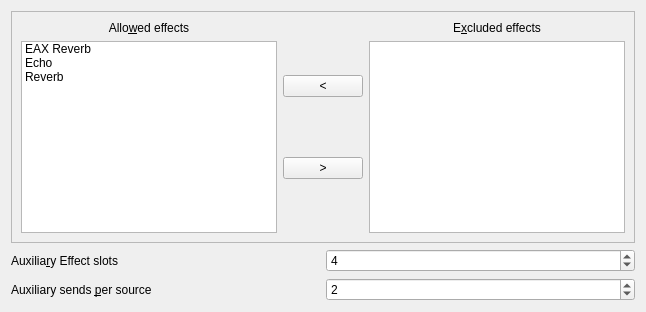
      <widget class="QWidget" name="Effects_tab">
       <attribute name="title">
        <string>&amp;Effects</string>
       </attribute>
       <layout class="QGridLayout" name="gridLayout_16">
        <item row="0" column="0" colspan="2">
         <widget class="QFrame" name="frame">
          <property name="frameShape">
           <enum>QFrame::StyledPanel</enum>
          </property>
          <property name="frameShadow">
           <enum>QFrame::Raised</enum>
          </property>
          <layout class="QGridLayout" name="gridLayout_17">
           <item row="0" column="0">
            <layout class="QHBoxLayout" name="horizontalLayout_8">
             <item>
              <layout class="QVBoxLayout" name="verticalLayout_6">
               <item>
                <widget class="QLabel" name="label_16">
                 <property name="text">
                  <string>Allo&amp;wed effects</string>
                 </property>
                 <property name="alignment">
                  <set>Qt::AlignCenter</set>
                 </property>
                 <property name="buddy">
                  <cstring>allowed_effects_listWidget</cstring>
                 </property>
                </widget>
               </item>
               <item>
                <widget class="QListWidget" name="allowed_effects_listWidget">
                 <property name="toolTip">
                  <string>Sets which effects to exclude, preventing apps from using them.
This can help for apps that try to use effects which are too CPU intensive for the system to handle.</string>
                 </property>
                 <item>
                  <property name="text">
                   <string>EAX Reverb</string>
                  </property>
                 </item>
                 <item>
                  <property name="text">
                   <string>Echo</string>
                  </property>
                 </item>
                 <item>
                  <property name="text">
                   <string>Reverb</string>
                  </property>
                 </item>
                </widget>
               </item>
              </layout>
             </item>
             <item>
              <layout class="QVBoxLayout" name="verticalLayout_4">
               <item>
                <widget class="QPushButton" name="allow_effect_pushButton">
                 <property name="text">
                  <string>&lt;</string>
                 </property>
                </widget>
               </item>
               <item>
                <widget class="QPushButton" name="exclude_effect_pushButton">
                 <property name="text">
                  <string>&gt;</string>
                 </property>
                </widget>
               </item>
              </layout>
             </item>
             <item>
              <layout class="QVBoxLayout" name="verticalLayout_5">
               <item>
                <widget class="QLabel" name="label_17">
                 <property name="text">
                  <string>E&amp;xcluded effects</string>
                 </property>
                 <property name="alignment">
                  <set>Qt::AlignCenter</set>
                 </property>
                 <property name="buddy">
                  <cstring>excluded_effects_listWidget</cstring>
                 </property>
                </widget>
               </item>
               <item>
                <widget class="QListWidget" name="excluded_effects_listWidget">
                 <property name="toolTip">
                  <string>Sets which effects to exclude, preventing apps from using them.
This can help for apps that try to use effects which are too CPU intensive for the system to handle.</string>
                 </property>
                </widget>
               </item>
              </layout>
             </item>
            </layout>
           </item>
          </layout>
         </widget>
        </item>
        <item row="1" column="0">
         <widget class="QLabel" name="label_18">
          <property name="text">
           <string>Auxilia&amp;ry Effect slots</string>
          </property>
          <property name="buddy">
           <cstring>EFX_slots_spinBox</cstring>
          </property>
         </widget>
        </item>
        <item row="1" column="1">
         <widget class="QSpinBox" name="EFX_slots_spinBox">
          <property name="toolTip">
           <string>Sets the maximum number of Auxiliary Effect Slots an app can create.
A slot can use a non-negligible amount of CPU time if an effect is set on it even if no sources are feeding it,
so this may help when apps use more than the system can handle.</string>
          </property>
          <property name="value">
           <number>4</number>
          </property>
         </widget>
        </item>
        <item row="2" column="0">
         <widget class="QLabel" name="label_19">
          <property name="text">
           <string>Auxiliary sends &amp;per source</string>
          </property>
          <property name="buddy">
           <cstring>EFX_sends_spinBox</cstring>
          </property>
         </widget>
        </item>
        <item row="2" column="1">
         <widget class="QSpinBox" name="EFX_sends_spinBox">
          <property name="toolTip">
           <string>Sets the maximum number of auxiliary sends per source.
The total number of sends possible is defined at compile time and thus can not be increased beyond the default.</string>
          </property>
          <property name="value">
           <number>2</number>
          </property>
         </widget>
        </item>
       </layout>
      </widget>
